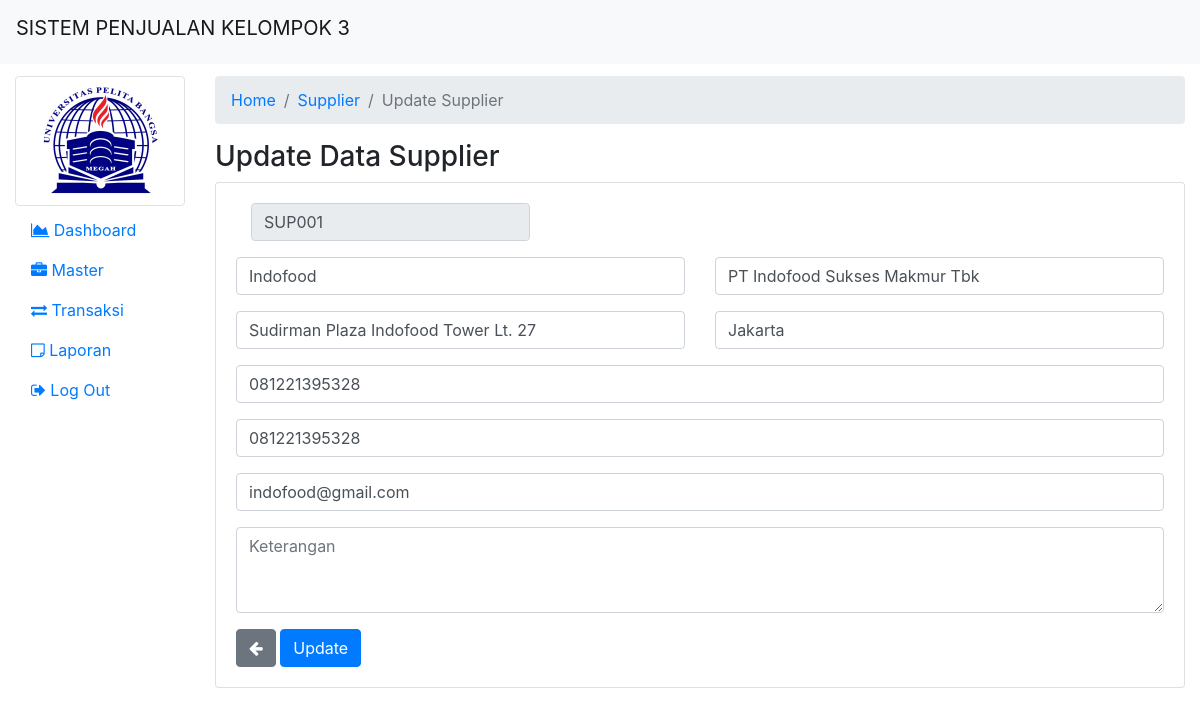
The page /admin/supplier-update.php?id=SUP001 (signed in) on the database its author committed.
### tables this page shows
CREATE TABLE `supplier` (
  `kode_supplier` varchar(6) NOT NULL,
  `nama_supplier` varchar(100) NOT NULL,
  `nama_perusahaan` varchar(100) NOT NULL,
  `alamat` varchar(100) NOT NULL,
  `kota` varchar(100) NOT NULL,
  `no_tlp` char(13) NOT NULL,
  `no_hp` char(13) NOT NULL,
  `email` varchar(100) NOT NULL,
  `keterangan` varchar(255) NOT NULL
);

### admin/supplier-update.php (the view, shortened to what this page needs)
<?php
include 'header.php';
?>
<nav aria-label="breadcrumb">
    <ol class="breadcrumb">
        <li class="breadcrumb-item"><a href="index.php">Home</a></li>
        <li class="breadcrumb-item"><a href="supplier.php">Supplier</a></li>
        <li class="breadcrumb-item active" aria-current="page">Update Supplier</li>
    </ol>
</nav>
<?php
$id = $_GET['id'];
$query = "SELECT * FROM supplier WHERE kode_supplier = '$id'";
$row = mysqli_query($conn, $query);
while ($data = mysqli_fetch_assoc($row)) {
    ?>
    <h3>Update Data Supplier</h3>
    <div class="card">
        <div class="card-body">
            <form action="supplier-update-proses.php" method="POST">
                <div class="form-group col-md-4">
                    <input type="text" class="form-control" placeholder="Kode Supplier" name="asw" value="<?php echo $data['kode_supplier']; ?>" disabled>
                </div>
                <div class="row form-group">
                    <div class="col">
                        <input type="text" class="form-control" placeholder="Nama Supplier" name="nama" value="<?php echo $data['nama_supplier']; ?>" required>
                    </div>
                    <div class="col">
                        <input type="text" class="form-control" placeholder="Nama Perusahaan" name="perusahaan" value="<?php echo $data['nama_perusahaan']; ?>" required>
                    </div>
                </div>
                <div class="row form-group">
                    <div class="col">
                        <input type="text" class="form-control" placeholder="Alamat" name="alamat" value="<?php echo $data['alamat']; ?>" required>
                    </div>
                    <div class="col">
                        <input type="text" class="form-control" placeholder="Kota" name="kota" value="<?php echo $data['kota']; ?>" required>
                    </div>
                </div>
                <div class="form-group">
                    <input type="number" class="form-control" placeholder="No. Telepon" name="no_tlp" value="<?php echo $data['no_tlp']; ?>" required>
                </div>
                <div class="form-group">
                    <input type="number" class="form-control" placeholder="No. Handphone" name="no_hp" value="<?php echo $data['no_hp']; ?>" required>
                </div>
                <div class="form-group">
                    <input type="email" class="form-control" placeholder="Email" name="email" value="<?php echo $data['email']; ?>" required>
                </div>
                <div class="form-group">
                    <textarea class="form-control" rows="3" placeholder="Keterangan" name="ket"><?php echo $data['keterangan']; ?></textarea>
                </div>
                <a href="supplier.php"><button type="button" class="btn btn-secondary"><span class="fa fa-arrow-left"></span></button></a>
                <input type="submit" class="btn btn-primary" value="Update">
            </form>
        </div>
    </div>
<?php
}
?>
<?php
include 'footer.php';
?>

### rows shown on the page
supplier: asw "SUP001", nama "Indofood", perusahaan "PT Indofood Sukses Makmur Tbk", alamat "Sudirman Plaza Indofood Tower Lt. 27", kota "Jakarta", no_tlp "081221395328", no_hp "081221395328", email "indofood@gmail.com"
